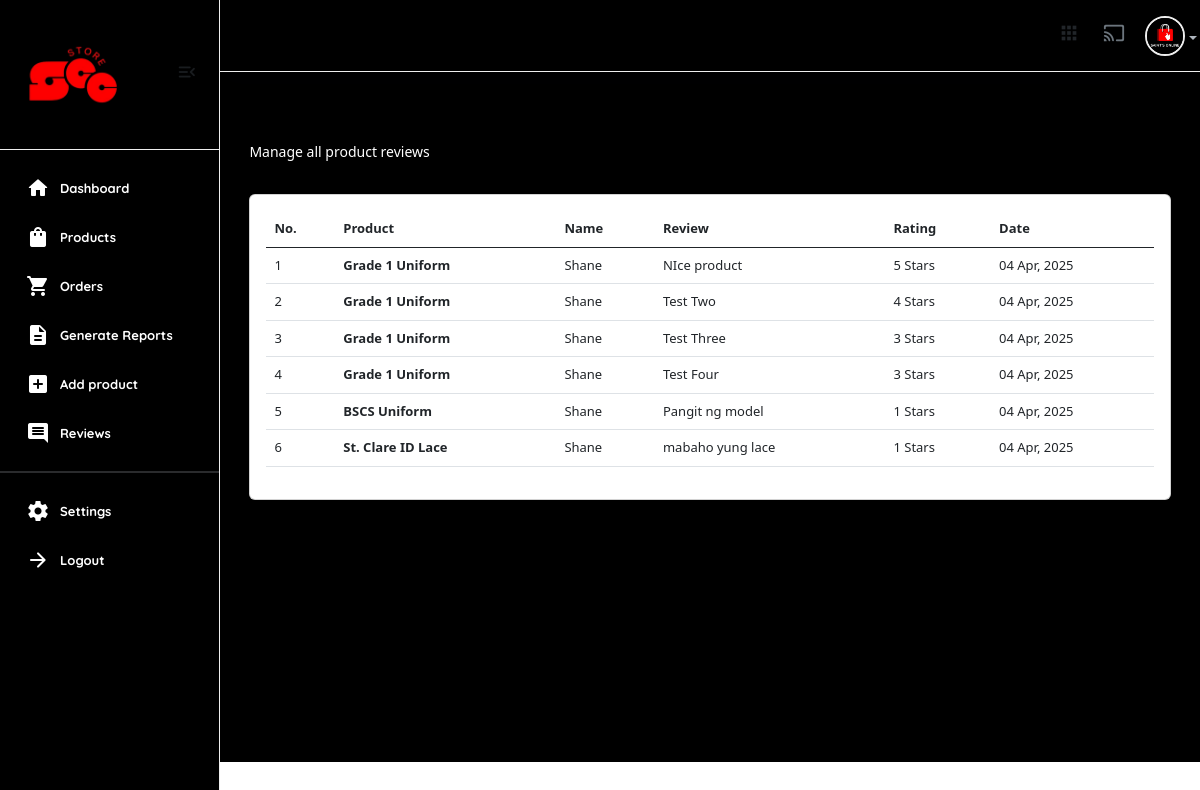
Before: /useradmin/reviews/ (signed in) with the older database file.
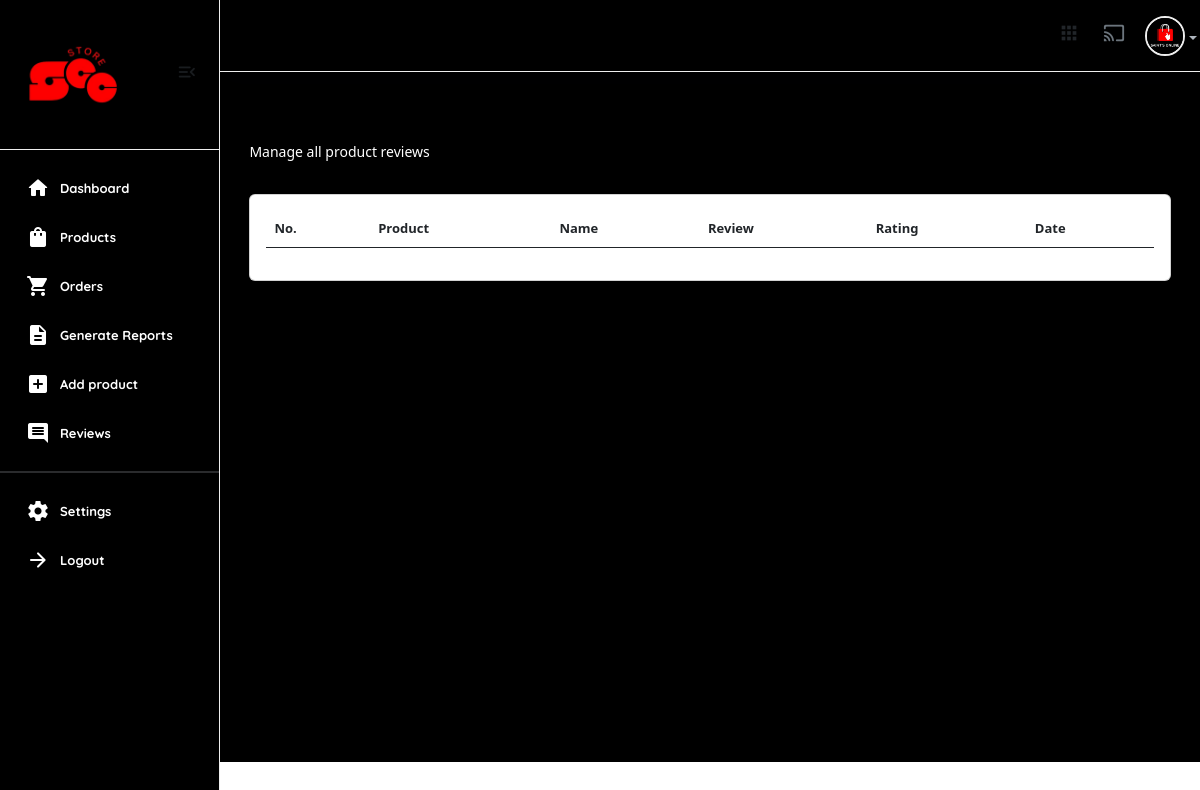
After: the same page with the newer database file.
### core/models.py (models this page shows, shortened)
class ProductReview(models.Model):
    user = models.ForeignKey(User, on_delete=models.SET_NULL, null=True)
    product = models.ForeignKey(Product, on_delete=models.SET_NULL, null=True, related_name="reviews")
    review = models.TextField()
    rating = models.IntegerField(choices=RATING, default=None)
    date =  models.DateField(auto_now_add=True)
    class Meta:
        verbose_name_plural = "Product Reviews"

class Product(models.Model):
    pid = ShortUUIDField(unique=True, length=10, max_length=20, alphabet="abcdefgh12345")
    user = models.ForeignKey(User, on_delete=models.SET_NULL, null=True)
    category = models.ForeignKey(Category, on_delete=models.SET_NULL, null=True, related_name="category")
    vendor = models.ForeignKey(Vendor, on_delete=models.SET_NULL, null=True, related_name="product")
    title = models.CharField(max_length=100, default="Fresh Pear")
    image = models.ImageField(upload_to=user_directory_path, default="product.jpg")
    description = models.TextField(null=True, blank=True, default="This is the product")
    price = models.DecimalField(max_digits=12, decimal_places=2, default="0.00")
    old_price = models.DecimalField(max_digits=12, decimal_places=2, default="2.99", blank=True)
    vat = models.DecimalField(max_digits=12, decimal_places=2, default="0.00")
    cost = models.DecimalField(max_digits=12, decimal_places=2, default="0.00")
    specifications = models.TextField(null=True, blank=True)
    type = models.CharField(max_length=100, default="What is the product type?", null=True, blank=True)
    stock_count = models.IntegerField(default=0, null=True, blank=True)
    life = models.CharField(max_length=100, default="item life spand?", null=True, blank=True)
    mfd = models.DateField(auto_now_add=False, null=True, blank=True)
    tags = models.ManyToManyField(ProductTag, blank=True, related_name="products")
    product_status = models.CharField(choices=STATUS, max_length=100, default="In Review")
    status = models.BooleanField(default=True)
    in_stock = models.BooleanField(default=True)
    featured = models.BooleanField(default=True)
    digital = models.BooleanField(default=False)
    sku = ShortUUIDField(unique=True, length=4, max_length=10, prefix="sku", alphabet="abcdefgh")
    date = models.DateField(auto_now_add=True)
    updated = models.DateField(auto_now=True)
    class Meta:
        verbose_name_plural = "Product"

### userauths/models.py (models this page shows, shortened)
class User(AbstractUser):
    email = models.EmailField(unique=True)
    username = models.CharField(max_length=100)
    bio = models.CharField(max_length=100)
    password = models.CharField(max_length=255)
    avatar = models.ImageField(upload_to='image/')
    USERNAME_FIELD = "email"
    REQUIRED_FIELDS = ['username']

### useradmin/views.py (the view)
# urls.py: path("reviews/", views.reviews, name="reviews"),
@user_passes_test(is_admin)
def reviews(request):
    reviews = ProductReview.objects.all()
    context = {
        'reviews':reviews,
    }
    return render(request, "useradmin/reviews.html", context)

### core/context_processor.py (called while the page is built)
def default(request):
    categories = Category.objects.all()
    vendors = Vendor.objects.all()
    min_max_price = Product.objects.aggregate(Min("price"), Max("price"))
    try:
        address = Address.objects.get(user=request.user)
    except:
        address = None
    return {
        'categories': categories,
        'address':address,
        'vendors': vendors,
        'min_max_price':min_max_price
    }

### useradmin/views.py (called while the page is built)
def is_admin(user):
    return user.groups.filter(name='Staff').exists()

### templates/useradmin/reviews.html
{% extends 'useradmin/base.html' %}
{% load static %}
{% load humanize %}
{% block content %}
<section class="content-main">
    <div class="content-header">
        <div>
            <h2 class="content-title card-title" style="color:rgb(255, 255, 255);">Reviews</h2>
            <p>Manage all product reviews</p>
        </div>
    </div>
    <div class="card mb-4">
        <div class="card-body">
            <div class="table-responsive">
                <table class="table table-hover">
                    <thead>
                        <tr>
                            <th>No.</th>
                            <th>Product</th>
                            <th>Name</th>
                            <th>Review</th>
                            <th>Rating</th>
                            <th>Date</th>
                        </tr>
                    </thead>
                    <tbody>
                        {% for r in reviews %}
                            <tr>
                                <td>{{forloop.counter}}</td>
                                <td><b>{{r.product.title}}</b></td>
                                <td>{{r.user.username|title}}</td>
                                <td>{{r.review}}</td>
                                <td>{{r.rating}} Stars</td>
                                <td>{{r.date|date:"m M, Y"}}</td>
                            </tr>
                        {% endfor %}
                    </tbody>
                </table>
            </div>
        </div>
    </div>
</section>
{% endblock content %}

Changed rows visible on the page:
removed ProductReview: product "Grade 1 Uniform", user.username "Shane", review "NIce product", rating "5", date "04 Apr, 2025"
removed ProductReview: product "Grade 1 Uniform", user.username "Shane", review "Test Two", rating "4", date "04 Apr, 2025"
removed ProductReview: product "Grade 1 Uniform", user.username "Shane", review "Test Three", rating "3", date "04 Apr, 2025"
removed ProductReview: product "Grade 1 Uniform", user.username "Shane", review "Test Four", rating "3", date "04 Apr, 2025"
removed ProductReview: product "BSCS Uniform", user.username "Shane", review "Pangit ng model", rating "1", date "04 Apr, 2025"
removed ProductReview: product "St. Clare ID Lace", user.username "Shane", review "mabaho yung lace", rating "1", date "04 Apr, 2025"
